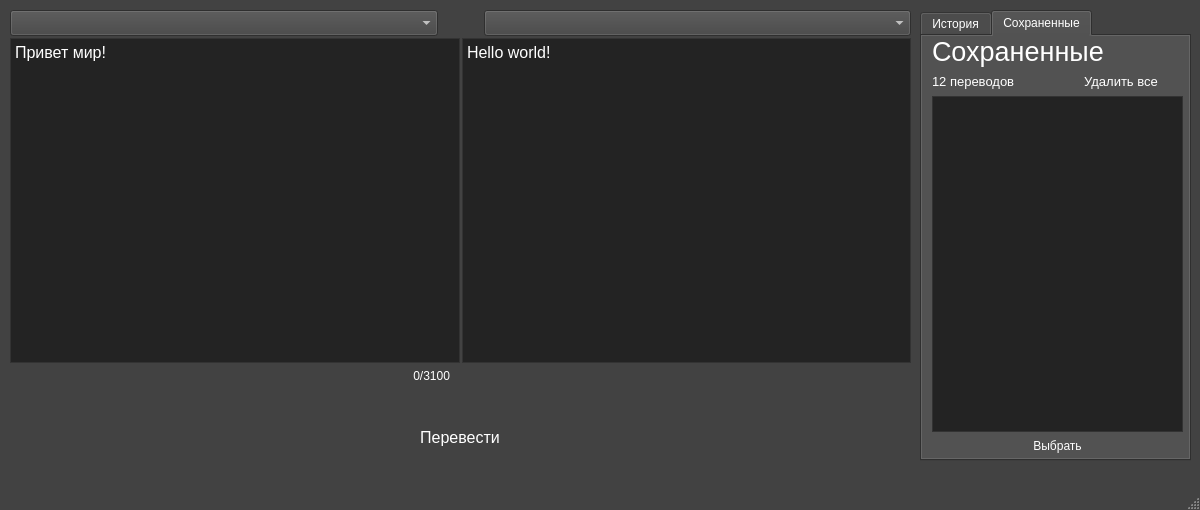
<?xml version="1.0" encoding="UTF-8"?>
<ui version="4.0">
 <class>MainWindow</class>
 <widget class="QMainWindow" name="MainWindow">
  <property name="geometry">
   <rect>
    <x>0</x>
    <y>0</y>
    <width>1200</width>
    <height>510</height>
   </rect>
  </property>
  <property name="sizePolicy">
   <sizepolicy hsizetype="Fixed" vsizetype="Fixed">
    <horstretch>0</horstretch>
    <verstretch>0</verstretch>
   </sizepolicy>
  </property>
  <property name="palette">
   <palette>
    <active>
     <colorrole role="WindowText">
      <brush brushstyle="SolidPattern">
       <color alpha="255">
        <red>255</red>
        <green>255</green>
        <blue>255</blue>
       </color>
      </brush>
     </colorrole>
     <colorrole role="Button">
      <brush brushstyle="SolidPattern">
       <color alpha="255">
        <red>66</red>
        <green>66</green>
        <blue>66</blue>
       </color>
      </brush>
     </colorrole>
     <colorrole role="Light">
      <brush brushstyle="SolidPattern">
       <color alpha="255">
        <red>99</red>
        <green>99</green>
        <blue>99</blue>
       </color>
      </brush>
     </colorrole>
     <colorrole role="Midlight">
      <brush brushstyle="SolidPattern">
       <color alpha="255">
        <red>82</red>
        <green>82</green>
        <blue>82</blue>
       </color>
      </brush>
     </colorrole>
     <colorrole role="Dark">
      <brush brushstyle="SolidPattern">
       <color alpha="255">
        <red>58</red>
        <green>58</green>
        <blue>58</blue>
       </color>
      </brush>
     </colorrole>
     <colorrole role="Mid">
      <brush brushstyle="SolidPattern">
       <color alpha="255">
        <red>44</red>
        <green>44</green>
        <blue>44</blue>
       </color>
      </brush>
     </colorrole>
     <colorrole role="Text">
      <brush brushstyle="SolidPattern">
       <color alpha="255">
        <red>255</red>
        <green>255</green>
        <blue>255</blue>
       </color>
      </brush>
     </colorrole>
     <colorrole role="BrightText">
      <brush brushstyle="SolidPattern">
       <color alpha="255">
        <red>255</red>
        <green>255</green>
        <blue>255</blue>
       </color>
      </brush>
     </colorrole>
     <colorrole role="ButtonText">
      <brush brushstyle="SolidPattern">
       <color alpha="255">
        <red>255</red>
        <green>255</green>
        <blue>255</blue>
       </color>
      </brush>
     </colorrole>
     <colorrole role="Base">
      <brush brushstyle="SolidPattern">
       <color alpha="255">
        <red>35</red>
        <green>35</green>
        <blue>35</blue>
       </color>
      </brush>
     </colorrole>
     <colorrole role="Window">
      <brush brushstyle="SolidPattern">
       <color alpha="255">
        <red>66</red>
        <green>66</green>
        <blue>66</blue>
       </color>
      </brush>
     </colorrole>
     <colorrole role="Shadow">
      <brush brushstyle="SolidPattern">
       <color alpha="255">
        <red>35</red>
        <green>35</green>
        <blue>35</blue>
       </color>
      </brush>
     </colorrole>
     <colorrole role="Link">
      <brush brushstyle="SolidPattern">
       <color alpha="255">
        <red>255</red>
        <green>255</green>
        <blue>255</blue>
       </color>
      </brush>
     </colorrole>
     <colorrole role="AlternateBase">
      <brush brushstyle="SolidPattern">
       <color alpha="255">
        <red>33</red>
        <green>33</green>
        <blue>33</blue>
       </color>
      </brush>
     </colorrole>
     <colorrole role="ToolTipBase">
      <brush brushstyle="SolidPattern">
       <color alpha="255">
        <red>255</red>
        <green>255</green>
        <blue>220</blue>
       </color>
      </brush>
     </colorrole>
     <colorrole role="ToolTipText">
      <brush brushstyle="SolidPattern">
       <color alpha="255">
        <red>35</red>
        <green>35</green>
        <blue>35</blue>
       </color>
      </brush>
     </colorrole>
     <colorrole role="PlaceholderText">
      <brush brushstyle="SolidPattern">
       <color alpha="128">
        <red>255</red>
        <green>255</green>
        <blue>255</blue>
       </color>
      </brush>
     </colorrole>
    </active>
    <inactive>
     <colorrole role="WindowText">
      <brush brushstyle="SolidPattern">
       <color alpha="255">
        <red>255</red>
        <green>255</green>
        <blue>255</blue>
       </color>
      </brush>
     </colorrole>
     <colorrole role="Button">
      <brush brushstyle="SolidPattern">
       <color alpha="255">
        <red>66</red>
        <green>66</green>
        <blue>66</blue>
       </color>
      </brush>
     </colorrole>
     <colorrole role="Light">
      <brush brushstyle="SolidPattern">
       <color alpha="255">
        <red>99</red>
        <green>99</green>
        <blue>99</blue>
       </color>
      </brush>
     </colorrole>
     <colorrole role="Midlight">
      <brush brushstyle="SolidPattern">
       <color alpha="255">
        <red>82</red>
        <green>82</green>
        <blue>82</blue>
       </color>
      </brush>
     </colorrole>
     <colorrole role="Dark">
      <brush brushstyle="SolidPattern">
       <color alpha="255">
        <red>58</red>
        <green>58</green>
        <blue>58</blue>
       </color>
      </brush>
     </colorrole>
     <colorrole role="Mid">
      <brush brushstyle="SolidPattern">
       <color alpha="255">
        <red>44</red>
        <green>44</green>
        <blue>44</blue>
       </color>
      </brush>
     </colorrole>
     <colorrole role="Text">
      <brush brushstyle="SolidPattern">
       <color alpha="255">
        <red>255</red>
        <green>255</green>
        <blue>255</blue>
       </color>
      </brush>
     </colorrole>
     <colorrole role="BrightText">
      <brush brushstyle="SolidPattern">
       <color alpha="255">
        <red>255</red>
        <green>255</green>
        <blue>255</blue>
       </color>
      </brush>
     </colorrole>
     <colorrole role="ButtonText">
      <brush brushstyle="SolidPattern">
       <color alpha="255">
        <red>255</red>
        <green>255</green>
        <blue>255</blue>
       </color>
      </brush>
     </colorrole>
     <colorrole role="Base">
      <brush brushstyle="SolidPattern">
       <color alpha="255">
        <red>35</red>
        <green>35</green>
        <blue>35</blue>
       </color>
      </brush>
     </colorrole>
     <colorrole role="Window">
      <brush brushstyle="SolidPattern">
       <color alpha="255">
        <red>66</red>
        <green>66</green>
        <blue>66</blue>
       </color>
      </brush>
     </colorrole>
     <colorrole role="Shadow">
      <brush brushstyle="SolidPattern">
       <color alpha="255">
        <red>35</red>
        <green>35</green>
        <blue>35</blue>
       </color>
      </brush>
     </colorrole>
     <colorrole role="Link">
      <brush brushstyle="SolidPattern">
       <color alpha="255">
        <red>255</red>
        <green>255</green>
        <blue>255</blue>
       </color>
      </brush>
     </colorrole>
     <colorrole role="AlternateBase">
      <brush brushstyle="SolidPattern">
       <color alpha="255">
        <red>33</red>
        <green>33</green>
        <blue>33</blue>
       </color>
      </brush>
     </colorrole>
     <colorrole role="ToolTipBase">
      <brush brushstyle="SolidPattern">
       <color alpha="255">
        <red>255</red>
        <green>255</green>
        <blue>220</blue>
       </color>
      </brush>
     </colorrole>
     <colorrole role="ToolTipText">
      <brush brushstyle="SolidPattern">
       <color alpha="255">
        <red>35</red>
        <green>35</green>
        <blue>35</blue>
       </color>
      </brush>
     </colorrole>
     <colorrole role="PlaceholderText">
      <brush brushstyle="SolidPattern">
       <color alpha="128">
        <red>255</red>
        <green>255</green>
        <blue>255</blue>
       </color>
      </brush>
     </colorrole>
    </inactive>
    <disabled>
     <colorrole role="WindowText">
      <brush brushstyle="SolidPattern">
       <color alpha="255">
        <red>58</red>
        <green>58</green>
        <blue>58</blue>
       </color>
      </brush>
     </colorrole>
     <colorrole role="Button">
      <brush brushstyle="SolidPattern">
       <color alpha="255">
        <red>66</red>
        <green>66</green>
        <blue>66</blue>
       </color>
      </brush>
     </colorrole>
     <colorrole role="Light">
      <brush brushstyle="SolidPattern">
       <color alpha="255">
        <red>99</red>
        <green>99</green>
        <blue>99</blue>
       </color>
      </brush>
     </colorrole>
     <colorrole role="Midlight">
      <brush brushstyle="SolidPattern">
       <color alpha="255">
        <red>82</red>
        <green>82</green>
        <blue>82</blue>
       </color>
      </brush>
     </colorrole>
     <colorrole role="Dark">
      <brush brushstyle="SolidPattern">
       <color alpha="255">
        <red>58</red>
        <green>58</green>
        <blue>58</blue>
       </color>
      </brush>
     </colorrole>
     <colorrole role="Mid">
      <brush brushstyle="SolidPattern">
       <color alpha="255">
        <red>44</red>
        <green>44</green>
        <blue>44</blue>
       </color>
      </brush>
     </colorrole>
     <colorrole role="Text">
      <brush brushstyle="SolidPattern">
       <color alpha="255">
        <red>58</red>
        <green>58</green>
        <blue>58</blue>
       </color>
      </brush>
     </colorrole>
     <colorrole role="BrightText">
      <brush brushstyle="SolidPattern">
       <color alpha="255">
        <red>255</red>
        <green>255</green>
        <blue>255</blue>
       </color>
      </brush>
     </colorrole>
     <colorrole role="ButtonText">
      <brush brushstyle="SolidPattern">
       <color alpha="255">
        <red>58</red>
        <green>58</green>
        <blue>58</blue>
       </color>
      </brush>
     </colorrole>
     <colorrole role="Base">
      <brush brushstyle="SolidPattern">
       <color alpha="255">
        <red>66</red>
        <green>66</green>
        <blue>66</blue>
       </color>
      </brush>
     </colorrole>
     <colorrole role="Window">
      <brush brushstyle="SolidPattern">
       <color alpha="255">
        <red>66</red>
        <green>66</green>
        <blue>66</blue>
       </color>
      </brush>
     </colorrole>
     <colorrole role="Shadow">
      <brush brushstyle="SolidPattern">
       <color alpha="255">
        <red>35</red>
        <green>35</green>
        <blue>35</blue>
       </color>
      </brush>
     </colorrole>
     <colorrole role="Link">
      <brush brushstyle="SolidPattern">
       <color alpha="255">
        <red>255</red>
        <green>255</green>
        <blue>255</blue>
       </color>
      </brush>
     </colorrole>
     <colorrole role="AlternateBase">
      <brush brushstyle="SolidPattern">
       <color alpha="255">
        <red>66</red>
        <green>66</green>
        <blue>66</blue>
       </color>
      </brush>
     </colorrole>
     <colorrole role="ToolTipBase">
      <brush brushstyle="SolidPattern">
       <color alpha="255">
        <red>255</red>
        <green>255</green>
        <blue>220</blue>
       </color>
      </brush>
     </colorrole>
     <colorrole role="ToolTipText">
      <brush brushstyle="SolidPattern">
       <color alpha="255">
        <red>35</red>
        <green>35</green>
        <blue>35</blue>
       </color>
      </brush>
     </colorrole>
     <colorrole role="PlaceholderText">
      <brush brushstyle="SolidPattern">
       <color alpha="128">
        <red>255</red>
        <green>255</green>
        <blue>255</blue>
       </color>
      </brush>
     </colorrole>
    </disabled>
   </palette>
  </property>
  <property name="windowTitle">
   <string>MainWindow</string>
  </property>
  <property name="iconSize">
   <size>
    <width>24</width>
    <height>24</height>
   </size>
  </property>
  <widget class="QWidget" name="centralwidget">
   <widget class="QWidget" name="layoutWidget">
    <property name="geometry">
     <rect>
      <x>10</x>
      <y>10</y>
      <width>901</width>
      <height>441</height>
     </rect>
    </property>
    <layout class="QVBoxLayout" name="verticalLayout">
     <property name="spacing">
      <number>2</number>
     </property>
     <item>
      <layout class="QHBoxLayout" name="horizontalLayout_5">
       <property name="spacing">
        <number>3</number>
       </property>
       <item>
        <widget class="QComboBox" name="inputLanguage">
         <property name="palette">
          <palette>
           <active>
            <colorrole role="Highlight">
             <brush brushstyle="SolidPattern">
              <color alpha="255">
               <red>143</red>
               <green>126</green>
               <blue>126</blue>
              </color>
             </brush>
            </colorrole>
           </active>
           <inactive>
            <colorrole role="Highlight">
             <brush brushstyle="SolidPattern">
              <color alpha="255">
               <red>143</red>
               <green>126</green>
               <blue>126</blue>
              </color>
             </brush>
            </colorrole>
           </inactive>
           <disabled>
            <colorrole role="Highlight">
             <brush brushstyle="SolidPattern">
              <color alpha="255">
               <red>0</red>
               <green>120</green>
               <blue>215</blue>
              </color>
             </brush>
            </colorrole>
           </disabled>
          </palette>
         </property>
         <property name="font">
          <font>
           <pointsize>11</pointsize>
          </font>
         </property>
        </widget>
       </item>
       <item>
        <widget class="QPushButton" name="switchButton">
         <property name="sizePolicy">
          <sizepolicy hsizetype="Maximum" vsizetype="Fixed">
           <horstretch>0</horstretch>
           <verstretch>0</verstretch>
          </sizepolicy>
         </property>
         <property name="text">
          <string/>
         </property>
         <property name="icon">
          <iconset>
           <normaloff>Icons/arrows.png</normaloff>Icons/arrows.png</iconset>
         </property>
         <property name="iconSize">
          <size>
           <width>18</width>
           <height>18</height>
          </size>
         </property>
         <property name="checkable">
          <bool>false</bool>
         </property>
         <property name="autoRepeat">
          <bool>false</bool>
         </property>
         <property name="autoDefault">
          <bool>false</bool>
         </property>
         <property name="default">
          <bool>true</bool>
         </property>
         <property name="flat">
          <bool>true</bool>
         </property>
        </widget>
       </item>
       <item>
        <widget class="QComboBox" name="outputLanguage">
         <property name="font">
          <font>
           <pointsize>11</pointsize>
          </font>
         </property>
         <property name="duplicatesEnabled">
          <bool>false</bool>
         </property>
        </widget>
       </item>
      </layout>
     </item>
     <item>
      <layout class="QHBoxLayout" name="horizontalLayout">
       <property name="spacing">
        <number>2</number>
       </property>
       <item>
        <layout class="QVBoxLayout" name="verticalLayout_3">
         <item>
          <widget class="QPlainTextEdit" name="inputText">
           <property name="font">
            <font>
             <pointsize>12</pointsize>
            </font>
           </property>
           <property name="plainText">
            <string>Привет мир!</string>
           </property>
           <property name="placeholderText">
            <string>Введите текст сюда</string>
           </property>
          </widget>
         </item>
         <item>
          <layout class="QHBoxLayout" name="horizontalLayout_3">
           <property name="spacing">
            <number>2</number>
           </property>
           <item>
            <widget class="QPushButton" name="voiceInputButton">
             <property name="toolTip">
              <string>Микроофон</string>
             </property>
             <property name="statusTip">
              <string/>
             </property>
             <property name="text">
              <string/>
             </property>
             <property name="icon">
              <iconset>
               <normaloff>Icons/microphone.png</normaloff>Icons/microphone.png</iconset>
             </property>
             <property name="iconSize">
              <size>
               <width>18</width>
               <height>18</height>
              </size>
             </property>
             <property name="shortcut">
              <string/>
             </property>
             <property name="checkable">
              <bool>false</bool>
             </property>
             <property name="autoRepeat">
              <bool>false</bool>
             </property>
             <property name="autoDefault">
              <bool>false</bool>
             </property>
             <property name="default">
              <bool>true</bool>
             </property>
             <property name="flat">
              <bool>true</bool>
             </property>
            </widget>
           </item>
           <item>
            <widget class="QPushButton" name="speakButton_in">
             <property name="toolTip">
              <string>&lt;html&gt;&lt;head/&gt;&lt;body&gt;&lt;p&gt;Прослушать&lt;/p&gt;&lt;/body&gt;&lt;/html&gt;</string>
             </property>
             <property name="text">
              <string/>
             </property>
             <property name="icon">
              <iconset>
               <normaloff>Icons/speak.png</normaloff>Icons/speak.png</iconset>
             </property>
             <property name="iconSize">
              <size>
               <width>18</width>
               <height>18</height>
              </size>
             </property>
             <property name="checkable">
              <bool>false</bool>
             </property>
             <property name="autoRepeat">
              <bool>false</bool>
             </property>
             <property name="autoDefault">
              <bool>false</bool>
             </property>
             <property name="default">
              <bool>true</bool>
             </property>
             <property name="flat">
              <bool>true</bool>
             </property>
            </widget>
           </item>
           <item>
            <widget class="QPushButton" name="clearButton">
             <property name="toolTip">
              <string>Очистить</string>
             </property>
             <property name="text">
              <string/>
             </property>
             <property name="icon">
              <iconset>
               <normaloff>Icons/clear.png</normaloff>Icons/clear.png</iconset>
             </property>
             <property name="iconSize">
              <size>
               <width>18</width>
               <height>18</height>
              </size>
             </property>
             <property name="checkable">
              <bool>false</bool>
             </property>
             <property name="autoRepeat">
              <bool>false</bool>
             </property>
             <property name="autoDefault">
              <bool>false</bool>
             </property>
             <property name="default">
              <bool>true</bool>
             </property>
             <property name="flat">
              <bool>true</bool>
             </property>
            </widget>
           </item>
           <item>
            <widget class="QLabel" name="maxSymbols">
             <property name="sizePolicy">
              <sizepolicy hsizetype="Expanding" vsizetype="Preferred">
               <horstretch>0</horstretch>
               <verstretch>0</verstretch>
              </sizepolicy>
             </property>
             <property name="font">
              <font>
               <pointsize>9</pointsize>
              </font>
             </property>
             <property name="text">
              <string>0/3100</string>
             </property>
             <property name="alignment">
              <set>Qt::AlignRight|Qt::AlignTrailing|Qt::AlignVCenter</set>
             </property>
             <property name="indent">
              <number>10</number>
             </property>
            </widget>
           </item>
          </layout>
         </item>
        </layout>
       </item>
       <item>
        <layout class="QVBoxLayout" name="verticalLayout_2">
         <item>
          <widget class="QPlainTextEdit" name="outputText">
           <property name="font">
            <font>
             <pointsize>12</pointsize>
            </font>
           </property>
           <property name="readOnly">
            <bool>true</bool>
           </property>
           <property name="plainText">
            <string>Hello world!</string>
           </property>
           <property name="placeholderText">
            <string>Перевод</string>
           </property>
          </widget>
         </item>
         <item>
          <layout class="QHBoxLayout" name="horizontalLayout_4">
           <property name="spacing">
            <number>2</number>
           </property>
           <item>
            <widget class="QPushButton" name="speakButton_out">
             <property name="toolTip">
              <string>&lt;html&gt;&lt;head/&gt;&lt;body&gt;&lt;p&gt;Прослушать&lt;/p&gt;&lt;/body&gt;&lt;/html&gt;</string>
             </property>
             <property name="text">
              <string/>
             </property>
             <property name="icon">
              <iconset>
               <normaloff>Icons/speak.png</normaloff>Icons/speak.png</iconset>
             </property>
             <property name="iconSize">
              <size>
               <width>18</width>
               <height>18</height>
              </size>
             </property>
             <property name="checkable">
              <bool>false</bool>
             </property>
             <property name="autoRepeat">
              <bool>false</bool>
             </property>
             <property name="autoDefault">
              <bool>false</bool>
             </property>
             <property name="default">
              <bool>true</bool>
             </property>
             <property name="flat">
              <bool>true</bool>
             </property>
            </widget>
           </item>
           <item>
            <widget class="QPushButton" name="copyButton">
             <property name="toolTip">
              <string>&lt;html&gt;&lt;head/&gt;&lt;body&gt;&lt;p&gt;Скопировать&lt;/p&gt;&lt;/body&gt;&lt;/html&gt;</string>
             </property>
             <property name="text">
              <string/>
             </property>
             <property name="icon">
              <iconset>
               <normaloff>Icons/copy.png</normaloff>Icons/copy.png</iconset>
             </property>
             <property name="iconSize">
              <size>
               <width>18</width>
               <height>18</height>
              </size>
             </property>
             <property name="checkable">
              <bool>false</bool>
             </property>
             <property name="autoRepeat">
              <bool>false</bool>
             </property>
             <property name="autoDefault">
              <bool>false</bool>
             </property>
             <property name="default">
              <bool>true</bool>
             </property>
             <property name="flat">
              <bool>true</bool>
             </property>
            </widget>
           </item>
           <item>
            <widget class="QLabel" name="margin">
             <property name="sizePolicy">
              <sizepolicy hsizetype="Expanding" vsizetype="Preferred">
               <horstretch>0</horstretch>
               <verstretch>0</verstretch>
              </sizepolicy>
             </property>
             <property name="font">
              <font>
               <pointsize>9</pointsize>
              </font>
             </property>
             <property name="text">
              <string/>
             </property>
             <property name="alignment">
              <set>Qt::AlignRight|Qt::AlignTrailing|Qt::AlignVCenter</set>
             </property>
             <property name="indent">
              <number>5</number>
             </property>
            </widget>
           </item>
           <item>
            <widget class="QPushButton" name="historyButton">
             <property name="toolTip">
              <string>&lt;html&gt;&lt;head/&gt;&lt;body&gt;&lt;p&gt;История переводов&lt;/p&gt;&lt;p&gt;&lt;br/&gt;&lt;/p&gt;&lt;/body&gt;&lt;/html&gt;</string>
             </property>
             <property name="text">
              <string/>
             </property>
             <property name="icon">
              <iconset>
               <normaloff>Icons/history.png</normaloff>Icons/history.png</iconset>
             </property>
             <property name="iconSize">
              <size>
               <width>18</width>
               <height>18</height>
              </size>
             </property>
             <property name="checkable">
              <bool>false</bool>
             </property>
             <property name="autoRepeat">
              <bool>false</bool>
             </property>
             <property name="autoDefault">
              <bool>false</bool>
             </property>
             <property name="default">
              <bool>true</bool>
             </property>
             <property name="flat">
              <bool>true</bool>
             </property>
            </widget>
           </item>
           <item>
            <widget class="QPushButton" name="saveButton">
             <property name="toolTip">
              <string>&lt;html&gt;&lt;head/&gt;&lt;body&gt;&lt;p&gt;Сохранить перевод&lt;/p&gt;&lt;/body&gt;&lt;/html&gt;</string>
             </property>
             <property name="text">
              <string/>
             </property>
             <property name="icon">
              <iconset>
               <normaloff>Icons/inactive_star.png</normaloff>Icons/inactive_star.png</iconset>
             </property>
             <property name="iconSize">
              <size>
               <width>18</width>
               <height>18</height>
              </size>
             </property>
             <property name="checkable">
              <bool>false</bool>
             </property>
             <property name="autoRepeat">
              <bool>false</bool>
             </property>
             <property name="autoDefault">
              <bool>false</bool>
             </property>
             <property name="default">
              <bool>true</bool>
             </property>
             <property name="flat">
              <bool>true</bool>
             </property>
            </widget>
           </item>
          </layout>
         </item>
        </layout>
       </item>
      </layout>
     </item>
     <item>
      <layout class="QHBoxLayout" name="horizontalLayout_2">
       <property name="spacing">
        <number>0</number>
       </property>
       <property name="topMargin">
        <number>35</number>
       </property>
       <item>
        <widget class="QPushButton" name="pushButton">
         <property name="sizePolicy">
          <sizepolicy hsizetype="Maximum" vsizetype="Preferred">
           <horstretch>0</horstretch>
           <verstretch>0</verstretch>
          </sizepolicy>
         </property>
         <property name="baseSize">
          <size>
           <width>0</width>
           <height>0</height>
          </size>
         </property>
         <property name="font">
          <font>
           <pointsize>12</pointsize>
          </font>
         </property>
         <property name="text">
          <string>Перевести</string>
         </property>
         <property name="iconSize">
          <size>
           <width>18</width>
           <height>18</height>
          </size>
         </property>
         <property name="checkable">
          <bool>false</bool>
         </property>
         <property name="autoRepeat">
          <bool>false</bool>
         </property>
         <property name="autoDefault">
          <bool>false</bool>
         </property>
         <property name="default">
          <bool>true</bool>
         </property>
         <property name="flat">
          <bool>true</bool>
         </property>
        </widget>
       </item>
      </layout>
     </item>
    </layout>
   </widget>
   <widget class="QTabWidget" name="tabWidget">
    <property name="geometry">
     <rect>
      <x>920</x>
      <y>10</y>
      <width>271</width>
      <height>451</height>
     </rect>
    </property>
    <property name="tabShape">
     <enum>QTabWidget::Rounded</enum>
    </property>
    <property name="currentIndex">
     <number>1</number>
    </property>
    <widget class="QWidget" name="tab1">
     <attribute name="title">
      <string>История</string>
     </attribute>
     <widget class="QWidget" name="layoutWidget">
      <property name="geometry">
       <rect>
        <x>10</x>
        <y>0</y>
        <width>251</width>
        <height>421</height>
       </rect>
      </property>
      <layout class="QVBoxLayout" name="verticalLayout_4">
       <property name="spacing">
        <number>3</number>
       </property>
       <item>
        <widget class="QLabel" name="label">
         <property name="font">
          <font>
           <pointsize>20</pointsize>
          </font>
         </property>
         <property name="text">
          <string>История</string>
         </property>
         <property name="scaledContents">
          <bool>false</bool>
         </property>
         <property name="margin">
          <number>0</number>
         </property>
         <property name="indent">
          <number>0</number>
         </property>
        </widget>
       </item>
       <item>
        <layout class="QHBoxLayout" name="horizontalLayout_6">
         <item>
          <widget class="QLabel" name="historyCountLabel">
           <property name="font">
            <font>
             <pointsize>10</pointsize>
            </font>
           </property>
           <property name="text">
            <string>56 переводов</string>
           </property>
          </widget>
         </item>
         <item>
          <widget class="QPushButton" name="historyDeleteButton">
           <property name="font">
            <font>
             <pointsize>10</pointsize>
            </font>
           </property>
           <property name="text">
            <string>Удалить все</string>
           </property>
           <property name="autoDefault">
            <bool>false</bool>
           </property>
           <property name="default">
            <bool>true</bool>
           </property>
           <property name="flat">
            <bool>true</bool>
           </property>
          </widget>
         </item>
        </layout>
       </item>
       <item>
        <widget class="QTableWidget" name="historyTableWidget"/>
       </item>
       <item>
        <widget class="QPushButton" name="chooseFromHistory">
         <property name="font">
          <font>
           <pointsize>9</pointsize>
          </font>
         </property>
         <property name="text">
          <string>Выбрать</string>
         </property>
         <property name="default">
          <bool>true</bool>
         </property>
         <property name="flat">
          <bool>true</bool>
         </property>
        </widget>
       </item>
      </layout>
     </widget>
    </widget>
    <widget class="QWidget" name="tab2">
     <attribute name="title">
      <string>Сохраненные</string>
     </attribute>
     <widget class="QWidget" name="layoutWidget_2">
      <property name="geometry">
       <rect>
        <x>10</x>
        <y>0</y>
        <width>251</width>
        <height>421</height>
       </rect>
      </property>
      <layout class="QVBoxLayout" name="verticalLayout_5">
       <property name="spacing">
        <number>3</number>
       </property>
       <item>
        <widget class="QLabel" name="label_4">
         <property name="font">
          <font>
           <pointsize>20</pointsize>
          </font>
         </property>
         <property name="autoFillBackground">
          <bool>false</bool>
         </property>
         <property name="lineWidth">
          <number>1</number>
         </property>
         <property name="text">
          <string>Сохраненные</string>
         </property>
         <property name="wordWrap">
          <bool>false</bool>
         </property>
         <property name="indent">
          <number>-1</number>
         </property>
         <property name="openExternalLinks">
          <bool>false</bool>
         </property>
        </widget>
       </item>
       <item>
        <layout class="QHBoxLayout" name="horizontalLayout_7">
         <item>
          <widget class="QLabel" name="savedCountLabel">
           <property name="font">
            <font>
             <pointsize>10</pointsize>
            </font>
           </property>
           <property name="text">
            <string>12 переводов</string>
           </property>
          </widget>
         </item>
         <item>
          <widget class="QPushButton" name="savedDeleteButton">
           <property name="font">
            <font>
             <pointsize>10</pointsize>
            </font>
           </property>
           <property name="text">
            <string>Удалить все</string>
           </property>
           <property name="autoDefault">
            <bool>false</bool>
           </property>
           <property name="default">
            <bool>true</bool>
           </property>
           <property name="flat">
            <bool>true</bool>
           </property>
          </widget>
         </item>
        </layout>
       </item>
       <item>
        <widget class="QTableWidget" name="savedTableWidget"/>
       </item>
       <item>
        <widget class="QPushButton" name="chooseFromSaved">
         <property name="font">
          <font>
           <pointsize>9</pointsize>
          </font>
         </property>
         <property name="text">
          <string>Выбрать</string>
         </property>
         <property name="default">
          <bool>true</bool>
         </property>
         <property name="flat">
          <bool>true</bool>
         </property>
        </widget>
       </item>
      </layout>
     </widget>
    </widget>
   </widget>
  </widget>
  <widget class="QMenuBar" name="menubar">
   <property name="geometry">
    <rect>
     <x>0</x>
     <y>0</y>
     <width>1200</width>
     <height>22</height>
    </rect>
   </property>
   <property name="font">
    <font>
     <pointsize>10</pointsize>
    </font>
   </property>
  </widget>
  <widget class="QStatusBar" name="statusBar">
   <property name="font">
    <font>
     <pointsize>12</pointsize>
    </font>
   </property>
  </widget>
 </widget>
 <resources/>
 <connections/>
</ui>
